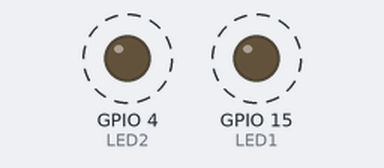
Recording of a sketch running on a simulated ESP32. Shown: output pins drawn as LEDs (lit = HIGH). Dashed ring = blinking.

Above: at 0.15 s.
Timing chart, 0 to 3.0 s (numbered marks = the images above):
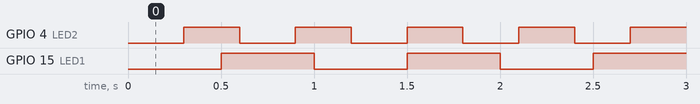

Measured:
- by itself, GPIO 4 (LED2): alternates HIGH for 0.30 s and LOW for 0.30 s
- by itself, GPIO 15 (LED1): alternates HIGH for 0.50 s and LOW for 0.50 s
- by itself, everything shown: repeats every 3.0 s, in 14 steps

The sketch:

ESP32_Millis.ino
```cpp
#define LED1 15
#define LED2 4

unsigned long last1, last2;

void setup() {
  pinMode(LED1, OUTPUT);
  pinMode(LED2, OUTPUT);
}

void loop() {
  if (millis() - last1 >= 500) {
    last1 = millis();
    digitalWrite(LED1, !digitalRead(LED1));
  }
  if (millis() - last2 >= 300) {
    last2 = millis();
    digitalWrite(LED2, !digitalRead(LED2));
  }
}
```
